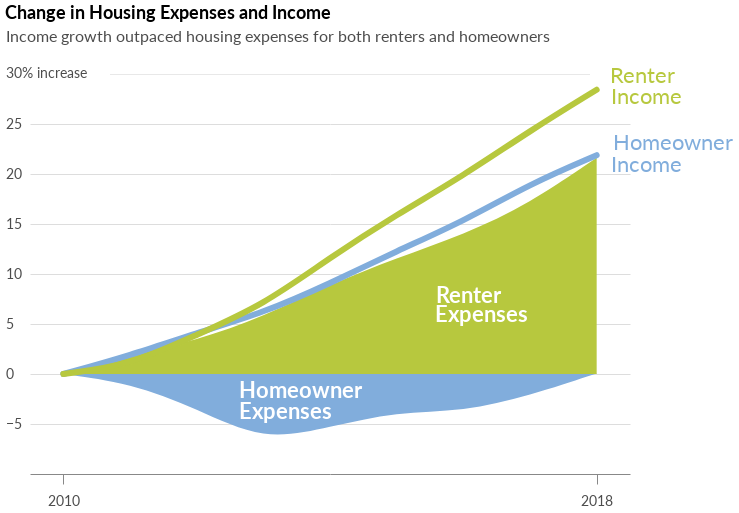

The notebook cell saved with this chart:
### Code cell
inc_hous_chg

### Figure 1 — Vega-Lite specification as saved in the notebook (floating-point values rounded to 4 significant figures)
{"width": 600, "height": 400, "background": "white", "config": {"title": {"fontSize": 18, "anchor": "start", "font": "Lato", "offset": 5}, "axisX": {"grid": false, "labelFont": "Lato", "labelFontSize": 16, "labelAngle": 0, "labelPadding": 10, "ticks": false, "tickSize": 5, "title": null, "titleFont": "Lato", "titleFontSize": 16, "titleFontWeight": "normal", "titleY": 30, "titleX": 280}, "axisY": {"grid": true, "gridOpacity": 1, "labelFont": "Lato", "labelFontSize": 16, "labelLimit": 100, "labelAlign": "left", "labelPadding": 20, "ticks": false, "title": null, "titleFont": "Lato", "titleFontWeight": "normal", "titleFontSize": 16, "titleAlign": "left", "titleAngle": 0, "titleY": -20, "titleX": -20, "domainWidth": 0}, "view": {"strokeOpacity": 0}}, "layer": [{"data": {"name": "data-377889f6e56f2e6bee191bf6bc3989ff"}, "mark": {"type": "area", "color": "#81addc", "interpolate": "basis", "opacity": 1}, "encoding": {"x": {"type": "ordinal", "axis": {"labelFontSize": 14, "labelOpacity": 0.7, "tickSize": 10, "ticks": true, "values": [2010, 2018]}, "field": "Year"}, "y": {"type": "quantitative", "axis": {"labelFontSize": 14, "labelOpacity": 0.7, "labelPadding": 25, "titleFontSize": 16, "titleOpacity": 0.7, "titleX": -25, "titleY": -30, "values": [-5, 0, 5, 10, 15, 20, 25]}, "field": "Pct_Change", "scale": {"domain": [-10, 30]}, "title": "Income growth outpaced housing expenses for both renters and homeowners"}}, "title": "Change in Housing Expenses and Income"}, {"data": {"name": "data-1c64bb862641fa14714b4f450630859d"}, "mark": {"type": "area", "color": "#b7c83e", "interpolate": "basis", "opacity": 1}, "encoding": {"x": {"type": "ordinal", "field": "Year"}, "y": {"type": "quantitative", "field": "Pct_Change"}}}, {"data": {"name": "data-cb4b815d247c2fa5c32d450fe9467f4b"}, "mark": {"type": "line", "color": "#81addc", "interpolate": "basis", "size": 6, "strokeCap": "round"}, "encoding": {"x": {"type": "ordinal", "field": "Year"}, "y": {"type": "quantitative", "field": "Pct_Change"}}}, {"data": {"name": "data-45b362d7abb9c202fe1d1d3fa1fbcba4"}, "mark": {"type": "line", "color": "#b7c83e", "interpolate": "basis", "size": 6, "strokeCap": "round"}, "encoding": {"x": {"type": "ordinal", "field": "Year"}, "y": {"type": "quantitative", "field": "Pct_Change"}}}, {"data": {"name": "data-1312dd03f0a763549776cd2f9d4c18ee"}, "mark": {"type": "text", "dx": -17, "font": "lato", "fontSize": 14, "opacity": 0.7}, "encoding": {"text": {"type": "nominal", "field": "text"}, "x": {"type": "ordinal", "field": "x"}, "y": {"type": "quantitative", "field": "y"}}}, {"data": {"name": "data-ffc32e77651f1794c2a4ab1dc810f760"}, "mark": {"type": "text", "dx": 220, "dy": -4, "fontSize": 11.5, "fontWeight": "bold", "opacity": 0.09}, "encoding": {"text": {"type": "nominal", "field": "text"}, "x": {"type": "ordinal", "field": "x"}, "y": {"type": "quantitative", "field": "y"}}}, {"data": {"name": "data-6ea092795ae0a82af1627963e9606d68"}, "mark": {"type": "text", "color": "#b7c83e", "dx": 446, "dy": -5, "font": "lato", "fontSize": 22}, "encoding": {"text": {"type": "nominal", "field": "text"}, "x": {"type": "ordinal", "field": "x"}, "y": {"type": "quantitative", "field": "y"}}}, {"data": {"name": "data-edbaa32503381a1e1d68d4b29a822939"}, "mark": {"type": "text", "color": "#b7c83e", "dx": 316, "dy": -48, "font": "lato", "fontSize": 22}, "encoding": {"text": {"type": "nominal", "field": "text"}, "x": {"type": "ordinal", "field": "x"}, "y": {"type": "quantitative", "field": "y"}}}, {"data": {"name": "data-696107cd9f2e6b5958456e8d98406dbe"}, "mark": {"type": "text", "color": "#81addc", "dx": 410, "dy": 42, "font": "lato", "fontSize": 22}, "encoding": {"text": {"type": "nominal", "field": "text"}, "x": {"type": "ordinal", "field": "x"}, "y": {"type": "quantitative", "field": "y"}}}, {"data": {"name": "data-edbaa32503381a1e1d68d4b29a822939"}, "mark": {"type": "text", "color": "#81addc", "dx": 316, "dy": 20, "font": "lato", "fontSize": 22}, "encoding": {"text": {"type": "nominal", "field": "text"}, "x": {"type": "ordinal", "field": "x"}, "y": {"type": "quantitative", "field": "y"}}}, {"data": {"name": "data-6ea092795ae0a82af1627963e9606d68"}, "mark": {"type": "text", "color": "white", "dx": 272, "dy": 215, "font": "lato", "fontSize": 22, "fontWeight": "bold"}, "encoding": {"text": {"type": "nominal", "field": "text"}, "x": {"type": "ordinal", "field": "x"}, "y": {"type": "quantitative", "field": "y"}}}, {"data": {"name": "data-17ecb6fad9908ff09ba9b684b3d5fee2"}, "mark": {"type": "text", "color": "white", "dx": 85, "dy": 150, "font": "lato", "fontSize": 22, "fontWeight": "bold"}, "encoding": {"text": {"type": "nominal", "field": "text"}, "x": {"type": "ordinal", "field": "x"}, "y": {"type": "quantitative", "field": "y"}}}, {"data": {"name": "data-696107cd9f2e6b5958456e8d98406dbe"}, "mark": {"type": "text", "color": "white", "dx": 37, "dy": 290, "font": "lato", "fontSize": 22, "fontWeight": "bold"}, "encoding": {"text": {"type": "nominal", "field": "text"}, "x": {"type": "ordinal", "field": "x"}, "y": {"type": "quantitative", "field": "y"}}}, {"data": {"name": "data-17ecb6fad9908ff09ba9b684b3d5fee2"}, "mark": {"type": "text", "color": "white", "dx": -111, "dy": 247, "font": "lato", "fontSize": 22, "fontWeight": "bold"}, "encoding": {"text": {"type": "nominal", "field": "text"}, "x": {"type": "ordinal", "field": "x"}, "y": {"type": "quantitative", "field": "y"}}}], "$schema": "https://vega.github.io/schema/vega-lite/v4.0.0.json", "datasets": {"data-377889f6e56f2e6bee191bf6bc3989ff": [{"Year": 2010, "Value": "Med_Mort", "Pct_Change": 0.0}, {"Year": 2011, "Value": "Med_Mort", "Pct_Change": -0.9058}, {"Year": 2012, "Value": "Med_Mort", "Pct_Change": -3.465}, {"Year": 2013, "Value": "Med_Mort", "Pct_Change": -6.749}, {"Year": 2014, "Value": "Med_Mort", "Pct_Change": -5.294}, {"Year": 2015, "Value": "Med_Mort", "Pct_Change": -3.764}, {"Year": 2016, "Value": "Med_Mort", "Pct_Change": -3.764}, {"Year": 2017, "Value": "Med_Mort", "Pct_Change": -2.163}, {"Year": 2018, "Value": "Med_Mort", "Pct_Change": 0.06106}], "data-1c64bb862641fa14714b4f450630859d": [{"Year": 2010, "Value": "Med_Rent", "Pct_Change": 0.0}, {"Year": 2011, "Value": "Med_Rent", "Pct_Change": 1.871}, {"Year": 2012, "Value": "Med_Rent", "Pct_Change": 3.364}, {"Year": 2013, "Value": "Med_Rent", "Pct_Change": 5.739}, {"Year": 2014, "Value": "Med_Rent", "Pct_Change": 8.944}, {"Year": 2015, "Value": "Med_Rent", "Pct_Change": 11.62}, {"Year": 2016, "Value": "Med_Rent", "Pct_Change": 13.91}, {"Year": 2017, "Value": "Med_Rent", "Pct_Change": 17.07}, {"Year": 2018, "Value": "Med_Rent", "Pct_Change": 21.62}], "data-cb4b815d247c2fa5c32d450fe9467f4b": [{"Year": 2010, "Value": "Med_Mort_Inc", "Pct_Change": 0.0}, {"Year": 2011, "Value": "Med_Mort_Inc", "Pct_Change": 1.85}, {"Year": 2012, "Value": "Med_Mort_Inc", "Pct_Change": 4.117}, {"Year": 2013, "Value": "Med_Mort_Inc", "Pct_Change": 6.113}, {"Year": 2014, "Value": "Med_Mort_Inc", "Pct_Change": 9.058}, {"Year": 2015, "Value": "Med_Mort_Inc", "Pct_Change": 12.3}, {"Year": 2016, "Value": "Med_Mort_Inc", "Pct_Change": 15.26}, {"Year": 2017, "Value": "Med_Mort_Inc", "Pct_Change": 19.02}, {"Year": 2018, "Value": "Med_Mort_Inc", "Pct_Change": 21.88}], "data-45b362d7abb9c202fe1d1d3fa1fbcba4": [{"Year": 2010, "Value": "Med_Rent_Inc", "Pct_Change": 0.0}, {"Year": 2011, "Value": "Med_Rent_Inc", "Pct_Change": 0.8607}, {"Year": 2012, "Value": "Med_Rent_Inc", "Pct_Change": 3.925}, {"Year": 2013, "Value": "Med_Rent_Inc", "Pct_Change": 6.898}, {"Year": 2014, "Value": "Med_Rent_Inc", "Pct_Change": 11.65}, {"Year": 2015, "Value": "Med_Rent_Inc", "Pct_Change": 15.94}, {"Year": 2016, "Value": "Med_Rent_Inc", "Pct_Change": 19.82}, {"Year": 2017, "Value": "Med_Rent_Inc", "Pct_Change": 24.33}, {"Year": 2018, "Value": "Med_Rent_Inc", "Pct_Change": 28.43}], "data-1312dd03f0a763549776cd2f9d4c18ee": [{"x": 2010, "y": 30.0, "text": "30% increase"}], "data-ffc32e77651f1794c2a4ab1dc810f760": [{"x": 2011, "y": 30.0, "text": "________________________________________________________________________________"}], "data-6ea092795ae0a82af1627963e9606d68": [{"x": 2012, "y": 29.3, "text": "Renter"}], "data-edbaa32503381a1e1d68d4b29a822939": [{"x": 2014, "y": 22.9, "text": "Income"}], "data-696107cd9f2e6b5958456e8d98406dbe": [{"x": 2013, "y": 27.3, "text": "Homeowner"}], "data-17ecb6fad9908ff09ba9b684b3d5fee2": [{"x": 2015, "y": 20.9, "text": "Expenses"}]}}
